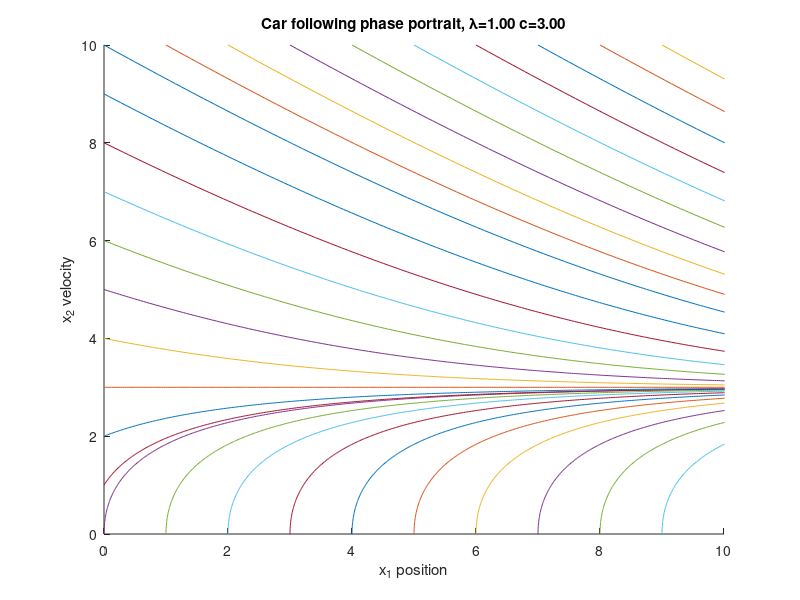

Recreate this plot in MATLAB.
t = linspace(0,10,1000);
c = 3;
lambda = 1;
figure(1);
clf;
axis([0 10 0 10]);
hold on;
xlabel('x_1 position');
ylabel('x_2 velocity');
title(sprintf('Car following phase portrait, \\lambda=%.2f c=%.2f',lambda,c));
starts = [0 10; 1 10; 2 10; 3 10; 4 10; 5 10; 6 10; 7 10; 8 10; 9 10;...
    0 0; 1 0; 2 0; 3 0; 4 0; 5 0; 6 0; 7 0; 8 0; 9 0;...
    0 1; 0 2; 0 3; 0 4; 0 5; 0 6; 0 7; 0 8; 0 9];
for i = 1:29
    %[x1_0, x2_0] = ginput(1);
    x1_0 = starts(i,1);
    x2_0 = starts(i,2);
    B = x2_0 - c;
    A = x1_0 + B/lambda;
    x1 = c*t - exp(-lambda*t)*B/lambda + A;
    x2 = c + exp(-lambda*t)*B;
    plot(x1,x2);
end